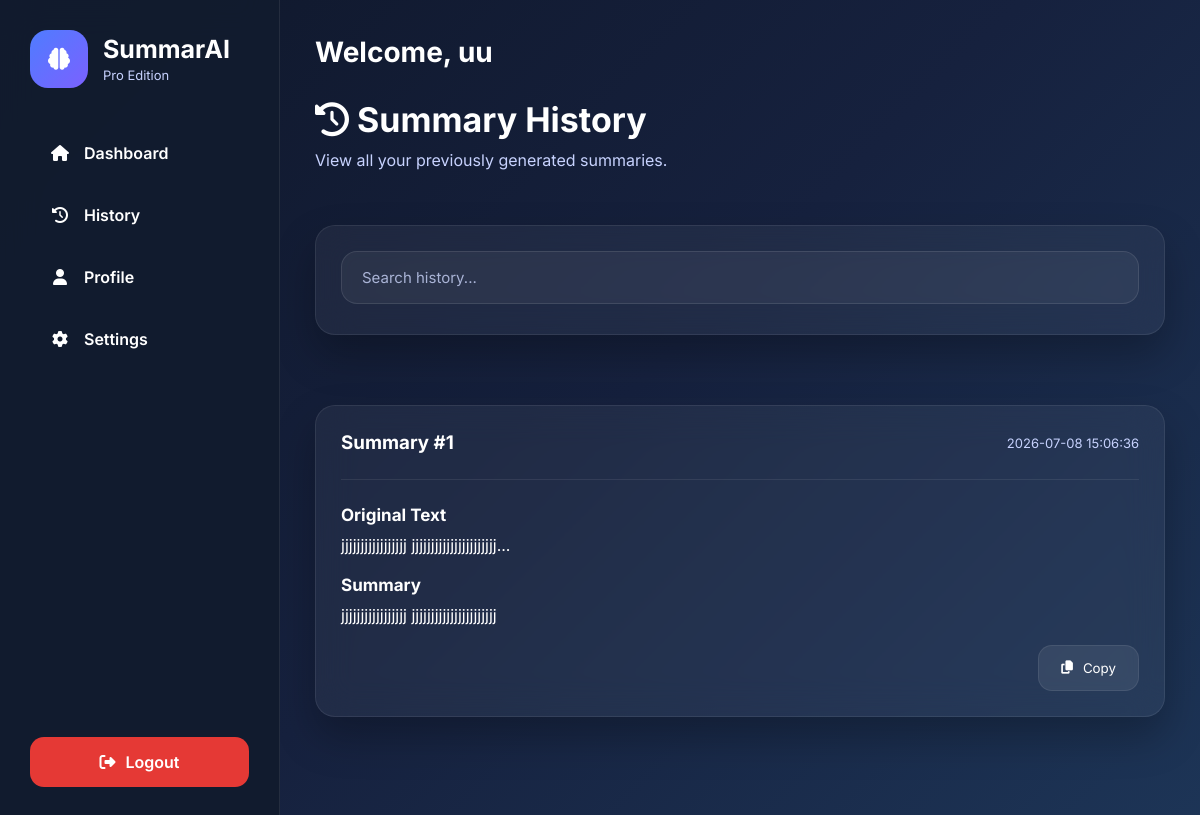
Screenshot of /history (signed in) with the database file from the repository.
### tables this page shows
CREATE TABLE history (
            id INTEGER PRIMARY KEY AUTOINCREMENT,
            user_id INTEGER NOT NULL,
            original_text TEXT,
            summary TEXT,
            created_at TIMESTAMP DEFAULT CURRENT_TIMESTAMP,
            FOREIGN KEY(user_id) REFERENCES users(id)
        );

### final/app.py (the view)
@app.route("/history")
def history():
    if "user_id" not in session:
        return redirect(
            url_for("login")
        )
    db = get_db()
    history = db.execute(
        """
        SELECT *
        FROM history
        WHERE user_id=?
        ORDER BY created_at DESC
        """,
        (
            session["user_id"],
        )
    ).fetchall()
    db.close()
    return render_template(
        "history.html",
        history=history
    )

### final/app.py (called while the page is built)
def get_db():
    connection = sqlite3.connect(
        DATABASE
    )
    connection.row_factory = sqlite3.Row
    return connection

### final/templates/history.html (shortened to what this page needs)
{% extends "base.html" %}
{% block content %}
<div class="history-page">
    <div class="page-title">
        <h1>
            <i class="fa-solid fa-clock-rotate-left"></i>
            Summary History
        </h1>
        <p>
            View all your previously generated summaries.
        </p>
    </div>
    <div class="card">
        <div class="history-search">
            <input
                type="text"
                id="searchHistory"
                placeholder="Search history...">
        </div>
    </div>
    <br>
    {% if history %}
        {% for item in history %}
        <div class="card history-card">
            <div class="history-top">
                <h3>
                    Summary #{{ loop.index }}
                </h3>
                <span>
                    {{ item.created_at }}
                </span>
            </div>
            <hr>
            <h4>
                Original Text
            </h4>
            <p>
                {{ item.original_text[:250] }}...
            </p>
            <br>
            <h4>
                Summary
            </h4>
            <p>
                {{ item.summary }}
            </p>
            <div class="history-actions">
                <button
                    class="secondary-btn copy-history"
                    data-summary="{{ item.summary }}">
                    <i class="fa-solid fa-copy"></i>
                    Copy
                </button>
            </div>
        </div>
        <br>
        {% endfor %}
    {% endif %}
</div>
{% endblock %}

### final/static/css/style.css (style rules this page uses)
* { margin:0; padding:0; box-sizing:border-box; }
:root { --primary:#4F7CFF; --primary-dark:#315CFF; --secondary:#7B61FF; --success:#00C853; --danger:#FF5252; --warning:#FFB300; --background:#0F172A; --surface:#182338; --surface-light:#24324B; --text:#FFFFFF; --text-light:#C7D2FE; --border:rgba(255,255,255,.08); --shadow:0 20px 40px rgba(0,0,0,.25); --radius:18px; --transition:.35s; font-family:'Inter',sans-serif; }
body { background:linear-gradient( 135deg, #0F172A, #16213E, #1D3557 ); min-height:100vh; color:var(--text); font-family:'Inter',sans-serif; }
button { cursor:pointer; border:none; font-family:inherit; }
input, textarea, select { font-family:inherit; outline:none; }
.page-title { margin-bottom:30px; }
.page-title h1 { font-size:34px; margin-bottom:10px; }
.page-title p { color:var(--text-light); }
.card { background:rgba(255,255,255,.05); border:1px solid rgba(255,255,255,.08); border-radius:20px; padding:25px; box-shadow:var(--shadow); backdrop-filter:blur(18px); transition:.35s; }
.secondary-btn { display:inline-flex; justify-content:center; align-items:center; gap:10px; padding:14px 22px; background:rgba(255,255,255,.08); color:white; border:1px solid rgba(255,255,255,.08); border-radius:14px; transition:.3s; }
.card h4 { margin-bottom:10px; font-size:17px; }
.card hr { border:none; height:1px; background:rgba(255,255,255,.08); margin:25px 0; }
.history-page { display:flex; flex-direction:column; gap:25px; }
.history-search { margin-bottom:5px; }
.history-search input { width:100%; padding:16px 20px; background:rgba(255,255,255,.05); border:1px solid rgba(255,255,255,.10); border-radius:16px; color:white; font-size:15px; transition:.3s; }
.history-card { margin-bottom:20px; }
.history-top { display:flex; justify-content:space-between; align-items:center; margin-bottom:15px; }
.history-top span { font-size:13px; color:var(--text-light); }
.history-actions { display:flex; justify-content:flex-end; margin-top:20px; }
html { scroll-behavior:smooth; }
.card { animation:fadeIn .5s ease; }
.primary-btn, .secondary-btn { position:relative; overflow:hidden; }
.primary-btn::after, .secondary-btn::after { content:""; position:absolute; top:50%; left:50%; width:0; height:0; background:rgba(255,255,255,.15); border-radius:50%; transform:translate(-50%,-50%); transition:.5s; }
input::placeholder, textarea::placeholder { color:#AAB4D6; }
body { padding-bottom:30px; }

### rows the page displays
history: created_at "2026-07-08 15:06:36", original_text "jjjjjjjjjjjjjjjjj jjjjjjjjjjjjjjjjjjjjjj", summary "jjjjjjjjjjjjjjjjj jjjjjjjjjjjjjjjjjjjjjj"

### other values shown
{{ session.get('username','Guest') }} "uu"
